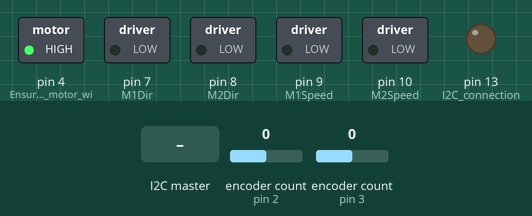
This sketch was run on a simulated Arduino Uno, built with avr-gcc and run on an emulated ATmega328P. Parts: switched loads named in the sketch (green lamp = pin HIGH), output pins drawn as LEDs (lit = HIGH). Inputs (shaded band) come from the test bench; at power-on: encoder count (sensors on pin 2, pin 3) 0. What the sketch prints to the serial monitor is not drawn.

Above: at 0.1 s.
At 2.2 s:
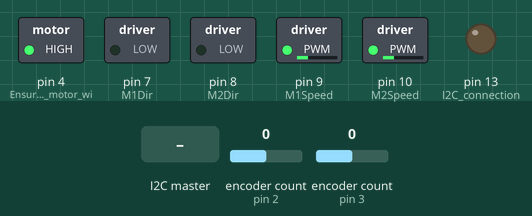
2.3 s: the I2C master sends the byte 1
At 2.9 s:
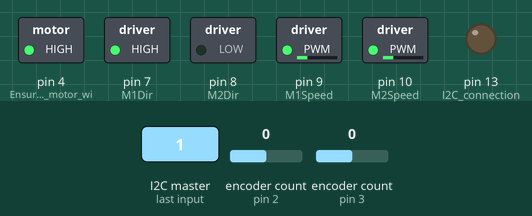
3.8 s: the I2C master sends the byte 0
Timing chart, 0 to 6.8 s (numbered marks = the images above; inputs shaded):
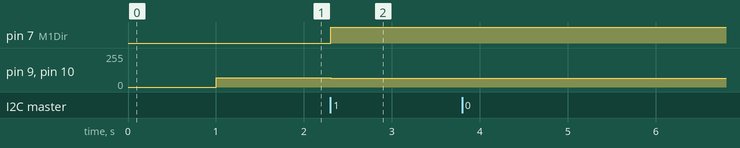

The sketch:

ROTATE.ino
```cpp
/* Author: Andrew Samson, John Ripple, Michael Klima, Josh Lee 3/02/2022
 *
 * Description: This code controls a robots movement based on angle inputs from a rasberry pi.
 *
 * Hardware:
 *
 * connect the encoder on left wheel to pins 2 and 5
 * connect the encoder on right wheel to pins 3 and 6
 * connect GND on the wire splitter to GND on the arduino
 * connect + on wire splitter to the 5V on the arduino
 *
 */
#include <Wire.h>
#include <Encoder.h>
#define SLAVE_ADDRESS 0x04
int label = 0;
// ============== Localization Initialization ==============
const double meterToFeet = 3.28084;
const double N_per_Rotation = 3200; // in ticks
const double radius = meterToFeet*0.145/2; //in meters
const double robot_width = meterToFeet*0.29; //in meters (Needs to be measured from wheel to wheel)
const double enc_to_rad = 2*PI/N_per_Rotation; //in radian / tick
const double toRad = PI/180;

bool duh = false;
int on = 0;

int enc_last = 0;
double x = 0; //in meters
double y = 0; //in meters
double r = 0; //in meters
double phi = 0; //in radians

struct wheel :  Encoder{
  wheel(int x, int y, int s) : Encoder(x,y){side = s;};  //constructor
  long read(){
    return Encoder::read() * side;
  }
  double theta(){
    return read() * enc_to_rad;
  }

  double displacement(){ //returns the displacement made by wheel since it was last called
    int temp = read();
    double tbr = (temp - theta_last) * enc_to_rad * radius;
    theta_last = temp;
    return tbr;
  }
  int side = 1;
  long theta_last = 0;
};

wheel left(2,5,-1);
wheel right(3,6,1);

// ============== END Localization Initialization ==============


// ============== Motor Control Initialization ==============
int M1Speed = 9; //sets some pins
int M2Speed = 10;
int M1Dir = 7;
int M2Dir = 8;
int DIRECTIONM1 = HIGH;
int DIRECTIONM2 = HIGH;
bool STRAIGHT = true;

int state = 0; //0: find tape; 1: center tape; 2: move forward till tape in lower 1/3; 3:
int nextState = 0;
int Rotate = 1;
int Forward = 0;
int AlignH = 0;
int AlignS = 0;

int ONCE = 0;

int PWM_value_R = 0; // DONT FORGET ABOUT THIS _____________________________________________________________________________________________________
int PWM_value_L = 0;

double errorDis = 0;
double errorPhi = 0;
double curDis = 0.0;

double lastPT = 0.0;
double lastPO = 0.0;
double angVelOne = 0.0;
double angVelTwo = 0.0;
double errorAngVel = 0.0;
double errorForVel = 0.0;
double errorHorizontal = 0.0;
double desForVel = 0.0;
double desAngVel = 0.0;
double barVoltage = 0.0;
double deltaVoltage = 0.0;
double samplingRate = 0.01;// in seconds, 10 milliseconds
double lastTime = 0;
double hamburger = 0;
double timer = 0;
double oneChange = 0;
double twoChange = 0;
double angStrong = 1;

double horizontalAngle = 0;
double shiftAngle = 0;
int stopSig = 0;
double INPUT_DISTANCE = 0.5;
double INPUT_ANGLE = 0;

bool Vision = false;
bool halt = false;
bool halt2 = false;


//double desired_angle = (INPUT_ANGLE + (INPUT_ANGLE/90)*10)* PI/180; //CHANGE THIS CONTROLLER -(INPUT_ANGLE + (INPUT_ANGLE/90)*33.5
double desired_angle = (INPUT_ANGLE) * PI/180; //CHANGE THIS CONTROLLER -(INPUT_ANGLE + (INPUT_ANGLE/90)*33.5
//double desDis = INPUT_DISTANCE;// - (INPUT_DISTANCE/5)*( 0.105);
double desDis = INPUT_DISTANCE - (INPUT_DISTANCE/5)*( 0.105);

//Controller Specifications
//K was initially like 4.1

// It'll read the desired direction as the input, then it will output speed to reach the desired location
float Kp = 0.289202862842511*2; //in Volts/Radian //was 2
float Ki = 10.8369142120677; //in volts /radian
double I_past = 0;
double I = 0;
// ============= END Motor Control Initialization =============

void setup() {
  Serial.begin(115200);

  pinMode(4, OUTPUT); //Ensures that the motor will move
  pinMode(M1Dir, OUTPUT); //Sets the Motor 1 direction as an output
  pinMode(M2Dir, OUTPUT); //Sets the Motor 2 direction as an output
  pinMode(M1Speed, OUTPUT); //Sets the Motor 1 speed as an output
  pinMode(M2Speed, OUTPUT); //Sets the Motor 2 speed as an output
  pinMode(12, INPUT);
  pinMode(13, OUTPUT); //I2C connection
  digitalWrite(4, HIGH); //Sets pin 4 to high so the motor works
  Wire.begin(SLAVE_ADDRESS); //Sets the
  Wire.onReceive(receiveData);
  Serial.println("Ready!");
 delay(1000);
}

void loop() {
    update_position();// UPDATES THE R VALUE WHICH TELLS IT HOW FAR IT HAS DRIVEN


    if ( millis() % 10 == 0){
      intializeAngleVel();
      if(Rotate) {
        rotate(-1);
      }

      if(AlignS) {
        if(abs(shiftAngle) > 3*toRad) {
          update_position();
          // Set errorPhi
          errorPhi = shiftAngle;

          // Set Desired Velocities
          desAngVel = errorPhi / samplingRate;

          // Set error values
          errorAngVel = -(desAngVel - radius*(angVelOne + angVelTwo)/(robot_width))/2;

          barVoltage = 0;
          deltaVoltage = errorAngVel * Kp * angStrong;

        } else {
          Forward = true;
          angStrong = 5; //was 8
        }
      }
      if(Forward) {
          errorDis = (desDis - r);
          desForVel = errorDis / samplingRate;
          errorForVel = desForVel - radius*(angVelOne + angVelTwo)/4;
          barVoltage = errorForVel * Kp/2;
          if (Vision){
               desDis = r + 3; //should only happen once until it reaches its place of rest
          }
      }
      if (!Rotate) {
        PWM_value_L = ((barVoltage + deltaVoltage) / 2); // Used to be /2
        PWM_value_R = ((barVoltage - deltaVoltage) / 2);
      }
      printTest();
      speedDirectionSet();

    }
}

void rotate(int direct){
  PWM_value_R = 1*direct;
  PWM_value_L = -1*direct;
}

// Gets Data from Pi
void receiveData(int byteCount) {
      Rotate = false;
      AlignS = true;
      //halt = false;
      //Serial.println("Data recieved");
      // Array of Inputs from Pi
      int arrayOfInputs[5] = {0};
      Wire.read();
      for(int i = 0; i < 5; i++) {
        arrayOfInputs[i] = Wire.read();
      }
      //Set Horizontal Angle
      horizontalAngle = arrayOfInputs[0] * pow(-1,arrayOfInputs[1]); // Need to add toRad back in
      //Set Shift Angle
      stopSig = arrayOfInputs[4];
      if(stopSig == 0) {
        shiftAngle = arrayOfInputs[2] * pow(-1,arrayOfInputs[3])* toRad;
      }

      if (stopSig == 1){
        if(Vision && r > 1){
          halt = true;
          Serial.println("Stopping");
        }else{
          Rotate = true;
        }
        if(Rotate){
          Serial.println("Still rotating");
        }
        Serial.println("Message recieved \n");
        Vision = false;

      } else if (stopSig == 0){
        Vision = true;
      } else if (stopSig == 2) {
        halt2 = true;
      }

}

void speedDirectionSet(){
      //CHOOSES DIRECTION
      if(PWM_value_R > 0){
        DIRECTIONM1 = HIGH;
      } else{
        DIRECTIONM1 = LOW;
      }

      if(PWM_value_L > 0){
        DIRECTIONM2 = LOW;
      } else{
        DIRECTIONM2 = HIGH;
      }

      //Makes sure PWM is within 0 to 255
      PWM_value_R = abs(PWM_value_R);//-6*(8/INPUT_DISTANCE));
      if (PWM_value_R > 255) {
        PWM_value_R = 255;
      }
      PWM_value_L = abs(PWM_value_L);
      if (PWM_value_L > 255) {
        PWM_value_L = 255;
      }

      // Scales PWM to lowest moving motor value
      double bound = 60;
      if (Rotate) {
        bound = 70;
      }
      if(PWM_value_R != 0) {
        PWM_value_R = ((double)PWM_value_R)/(255)*(255-bound)+bound;
      }
      if(PWM_value_L != 0) {
        PWM_value_L = ((double)PWM_value_L)/(255)*(255-bound)+bound;
      }

     if(halt){
        int tmp = r+0.5;
        while (tmp - r > 0) {
          update_position();
        }

      PWM_value_R = 0;
      PWM_value_L = 0;
     }

     if(stopSig == 2 || halt2) {
      PWM_value_R = 0;
      PWM_value_L = 0;
      Serial.println("Here");
     }
      // Writes values to motors
      digitalWrite(M1Dir, DIRECTIONM1); //
      analogWrite(M1Speed, PWM_value_R );//PWM_value_, WHEEL ON RIGHT SIDE IF LOOKING FROM BACK
      digitalWrite(M2Dir, DIRECTIONM2);
      analogWrite(M2Speed, PWM_value_L);//PWM_value_, WHEEL ON LEFT SIDE IF LOOKING FROM BACK

      if(halt && on == 0){
        victoryScreech();
        on++;
      }

}

void turnInPlace(double angle){ //TODO: Take input and turn that much
  if(abs(shiftAngle) > 3*toRad) {
    update_position();
    // Set errorPhi
    errorPhi = shiftAngle;

    // Set Desired Velocities
    desAngVel = errorPhi / samplingRate;

    // Set error values
    errorAngVel = -(desAngVel - radius*(angVelOne + angVelTwo)/(robot_width))/2;

    barVoltage = 0;
    deltaVoltage = errorAngVel * Kp * angStrong;

  } else {
    Forward = true;
    angStrong = 5; //was 8
  }
}

void moveForward(double ft){
  errorDis = (desDis - r);
  desForVel = errorDis / samplingRate;
  errorForVel = desForVel - radius*(angVelOne + angVelTwo)/4;
  barVoltage = errorForVel * Kp/2;
  if (Vision){
       desDis = r + 4; //should only happen once until it reaches its place of rest
  }
}

void update_position(){ //Updates position for localization
  double d_r = right.displacement(); //sets a constant position throughout function
  double d_l = left.displacement();

  x = x + cos(phi)*(d_r + d_l) / 2; //updates x postion
  y = y + sin(phi)*(d_r + d_l) / 2; //updates y position
  r = sqrt(x*x + y*y); // upadates r / distance traveled

  phi = (right.read() - left.read()) * enc_to_rad * radius / robot_width; //updates orientation
}

void intializeAngleVel(){
      //LEFT WHEEL DEFINED AS THE ONE, RIGHT WHEEL DEFINED AS THE TWO
      hamburger = millis() - lastTime;
      oneChange = left.theta() - lastPO;
      twoChange = right.theta() - lastPT;
      angVelOne = (oneChange) /(hamburger/1000);
      angVelTwo = (twoChange) / (hamburger/1000);
      lastTime = millis();
      lastPT = right.theta();
      lastPO = left.theta();
}

void printTest(){
  if(millis() % 1000 == 0){//values to print for testing, can be deleted if desired
        if(label %12 == 0){
        Serial.print('\n');
//        Serial.print("phi");
//        Serial.print('\t');
//        Serial.print('\t');
        Serial.print("Error");
        Serial.print('\t');
        Serial.print("Er vel");
        Serial.print('\t');
        Serial.print("Er Ang");
        Serial.print('\t');
        Serial.print("Dis");
        Serial.print('\t');
        Serial.print("desDis");
        Serial.print('\t');
        Serial.print("x");
        Serial.print('\t');
        Serial.print("y");
        Serial.print('\t');
        Serial.print("PWM L");
        Serial.print('\t');
        Serial.print("PWM R");
        Serial.print('\t');
        Serial.print("Left");
        Serial.print('\t');
        Serial.print("Right");
        Serial.print('\n');
        }

//        Serial.print(phi* 180/PI);
//        Serial.print('\t');

        Serial.print(errorPhi *180/PI);
        Serial.print('\t');
        Serial.print(barVoltage);
        Serial.print('\t');
        Serial.print(deltaVoltage);
        Serial.print('\t');
        Serial.print(r);
        Serial.print('\t');
        Serial.print(desDis);
        Serial.print('\t');
        Serial.print(x);
        Serial.print('\t');
        Serial.print(y);
        Serial.print('\t');
        Serial.print(PWM_value_R);
        Serial.print('\t');
        Serial.print(PWM_value_L);
        Serial.print('\t');
        Serial.print(left.read());
        Serial.print('\t');
        Serial.println(right.read());
        //Serial.print('\t');
        //Serial.print('\n');
        label ++;
    }
}

void victoryScreech(){
  int qua = 350;
  int trip = qua/3;

  int notes[] = {196,264, 330, 400, 524,660,785,660,   0, 0,
    264,315,415,524,622,831,622, 0,0,
    293, 350, 466, 587, 698, 932, 932, 932, 932, 1046};
  int durr[] = {trip,trip,trip,trip,trip,trip,qua,qua/2, qua/2, trip,
    trip, trip, trip, trip, trip, qua, qua/2, qua/2, trip,
    trip, trip, trip, trip, trip, qua,trip, trip ,trip , 3*qua};
  for(int i = 0; i < 29; i++){
      tone(11, notes[i], durr[i]);
      delay(durr[i]);
    }
}
```

Measured:
- after the input at 2.3 s, pin 7 (M1Dir): LOW → HIGH at once; pin 9 (M1Speed), pin 10 (M2Speed): 70/255 → 65/255 at once
- after the input at 3.8 s, every drawn part: stays the same
